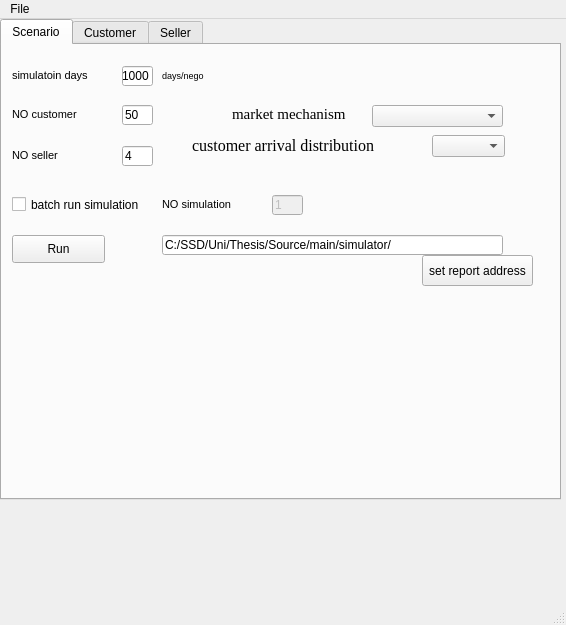
<?xml version="1.0" encoding="UTF-8"?>
<ui version="4.0">
 <class>MainWindow</class>
 <widget class="QMainWindow" name="MainWindow">
  <property name="geometry">
   <rect>
    <x>0</x>
    <y>0</y>
    <width>566</width>
    <height>625</height>
   </rect>
  </property>
  <property name="windowTitle">
   <string>RM Simulator</string>
  </property>
  <widget class="QWidget" name="centralwidget">
   <widget class="QTabWidget" name="tabWidget">
    <property name="geometry">
     <rect>
      <x>0</x>
      <y>0</y>
      <width>561</width>
      <height>481</height>
     </rect>
    </property>
    <property name="currentIndex">
     <number>0</number>
    </property>
    <widget class="QWidget" name="tab">
     <attribute name="title">
      <string>Scenario</string>
     </attribute>
     <widget class="QLabel" name="label_23">
      <property name="geometry">
       <rect>
        <x>10</x>
        <y>20</y>
        <width>101</width>
        <height>21</height>
       </rect>
      </property>
      <property name="font">
       <font>
        <pointsize>8</pointsize>
       </font>
      </property>
      <property name="text">
       <string>simulatoin days</string>
      </property>
     </widget>
     <widget class="QLineEdit" name="lineEdit_simdays">
      <property name="geometry">
       <rect>
        <x>120</x>
        <y>21</y>
        <width>31</width>
        <height>20</height>
       </rect>
      </property>
      <property name="text">
       <string>1000</string>
      </property>
     </widget>
     <widget class="QLabel" name="label_42">
      <property name="geometry">
       <rect>
        <x>160</x>
        <y>20</y>
        <width>61</width>
        <height>20</height>
       </rect>
      </property>
      <property name="font">
       <font>
        <pointsize>7</pointsize>
       </font>
      </property>
      <property name="text">
       <string>days/nego</string>
      </property>
     </widget>
     <widget class="QLineEdit" name="lineEdit_customerNo">
      <property name="geometry">
       <rect>
        <x>120</x>
        <y>60</y>
        <width>31</width>
        <height>20</height>
       </rect>
      </property>
      <property name="text">
       <string>50</string>
      </property>
     </widget>
     <widget class="QLabel" name="label_43">
      <property name="geometry">
       <rect>
        <x>10</x>
        <y>59</y>
        <width>101</width>
        <height>21</height>
       </rect>
      </property>
      <property name="font">
       <font>
        <pointsize>8</pointsize>
       </font>
      </property>
      <property name="text">
       <string>NO customer</string>
      </property>
     </widget>
     <widget class="QLineEdit" name="lineEdit_simNo">
      <property name="enabled">
       <bool>false</bool>
      </property>
      <property name="geometry">
       <rect>
        <x>270</x>
        <y>150</y>
        <width>31</width>
        <height>20</height>
       </rect>
      </property>
      <property name="text">
       <string>1</string>
      </property>
      <property name="readOnly">
       <bool>false</bool>
      </property>
     </widget>
     <widget class="QLabel" name="label_44">
      <property name="geometry">
       <rect>
        <x>160</x>
        <y>149</y>
        <width>101</width>
        <height>21</height>
       </rect>
      </property>
      <property name="font">
       <font>
        <pointsize>8</pointsize>
       </font>
      </property>
      <property name="text">
       <string>NO simulation</string>
      </property>
     </widget>
     <widget class="QLineEdit" name="lineEdit_sellerNo">
      <property name="geometry">
       <rect>
        <x>120</x>
        <y>101</y>
        <width>31</width>
        <height>20</height>
       </rect>
      </property>
      <property name="text">
       <string>4</string>
      </property>
     </widget>
     <widget class="QLabel" name="label_45">
      <property name="geometry">
       <rect>
        <x>10</x>
        <y>100</y>
        <width>101</width>
        <height>21</height>
       </rect>
      </property>
      <property name="font">
       <font>
        <pointsize>8</pointsize>
       </font>
      </property>
      <property name="text">
       <string>NO seller</string>
      </property>
     </widget>
     <widget class="QComboBox" name="comboBox_14">
      <property name="geometry">
       <rect>
        <x>370</x>
        <y>60</y>
        <width>131</width>
        <height>22</height>
       </rect>
      </property>
     </widget>
     <widget class="QLabel" name="label_47">
      <property name="geometry">
       <rect>
        <x>230</x>
        <y>53</y>
        <width>121</width>
        <height>31</height>
       </rect>
      </property>
      <property name="font">
       <font>
        <family>Times New Roman</family>
        <pointsize>11</pointsize>
        <weight>50</weight>
        <bold>false</bold>
       </font>
      </property>
      <property name="text">
       <string>market mechanism</string>
      </property>
     </widget>
     <widget class="QPushButton" name="button_Run">
      <property name="geometry">
       <rect>
        <x>10</x>
        <y>190</y>
        <width>93</width>
        <height>28</height>
       </rect>
      </property>
      <property name="text">
       <string>Run</string>
      </property>
     </widget>
     <widget class="QPushButton" name="pushButton_reportaddress">
      <property name="geometry">
       <rect>
        <x>420</x>
        <y>210</y>
        <width>111</width>
        <height>31</height>
       </rect>
      </property>
      <property name="text">
       <string>set report address</string>
      </property>
     </widget>
     <widget class="QLineEdit" name="lineEdit_reportAddress">
      <property name="geometry">
       <rect>
        <x>160</x>
        <y>190</y>
        <width>341</width>
        <height>20</height>
       </rect>
      </property>
      <property name="text">
       <string>C:/SSD/Uni/Thesis/Source/main/simulator/</string>
      </property>
     </widget>
     <widget class="QLabel" name="label_2">
      <property name="geometry">
       <rect>
        <x>190</x>
        <y>90</y>
        <width>221</width>
        <height>21</height>
       </rect>
      </property>
      <property name="font">
       <font>
        <family>Times New Roman</family>
        <pointsize>12</pointsize>
        <weight>50</weight>
        <bold>false</bold>
       </font>
      </property>
      <property name="text">
       <string>customer arrival distribution</string>
      </property>
     </widget>
     <widget class="QComboBox" name="comboBox_2">
      <property name="geometry">
       <rect>
        <x>430</x>
        <y>90</y>
        <width>73</width>
        <height>22</height>
       </rect>
      </property>
      <property name="insertPolicy">
       <enum>QComboBox::InsertAtTop</enum>
      </property>
     </widget>
     <widget class="QLabel" name="label_50">
      <property name="geometry">
       <rect>
        <x>10</x>
        <y>140</y>
        <width>131</width>
        <height>21</height>
       </rect>
      </property>
      <property name="font">
       <font>
        <pointsize>8</pointsize>
       </font>
      </property>
      <property name="text">
       <string/>
      </property>
     </widget>
     <widget class="QCheckBox" name="checkbox_batchsimulation">
      <property name="geometry">
       <rect>
        <x>10</x>
        <y>144</y>
        <width>141</width>
        <height>31</height>
       </rect>
      </property>
      <property name="text">
       <string>batch run simulation</string>
      </property>
     </widget>
    </widget>
    <widget class="QWidget" name="customer_tab">
     <property name="toolTip">
      <string/>
     </property>
     <property name="toolTipDuration">
      <number>-1</number>
     </property>
     <property name="statusTip">
      <string/>
     </property>
     <attribute name="title">
      <string>Customer</string>
     </attribute>
     <widget class="QComboBox" name="comboBox_customertypes">
      <property name="geometry">
       <rect>
        <x>180</x>
        <y>90</y>
        <width>141</width>
        <height>22</height>
       </rect>
      </property>
      <property name="editable">
       <bool>true</bool>
      </property>
     </widget>
     <widget class="QLabel" name="label">
      <property name="geometry">
       <rect>
        <x>10</x>
        <y>50</y>
        <width>141</width>
        <height>31</height>
       </rect>
      </property>
      <property name="font">
       <font>
        <pointsize>11</pointsize>
       </font>
      </property>
      <property name="text">
       <string>customer type</string>
      </property>
     </widget>
     <widget class="QFrame" name="frame">
      <property name="geometry">
       <rect>
        <x>10</x>
        <y>170</y>
        <width>531</width>
        <height>301</height>
       </rect>
      </property>
      <property name="frameShape">
       <enum>QFrame::StyledPanel</enum>
      </property>
      <property name="frameShadow">
       <enum>QFrame::Raised</enum>
      </property>
      <widget class="QLabel" name="label_5">
       <property name="geometry">
        <rect>
         <x>90</x>
         <y>40</y>
         <width>81</width>
         <height>31</height>
        </rect>
       </property>
       <property name="text">
        <string>preference list</string>
       </property>
      </widget>
      <widget class="QListWidget" name="listWidget_sellerpreferencelist">
       <property name="geometry">
        <rect>
         <x>150</x>
         <y>100</y>
         <width>121</width>
         <height>131</height>
        </rect>
       </property>
       <property name="dragEnabled">
        <bool>true</bool>
       </property>
       <property name="dragDropOverwriteMode">
        <bool>false</bool>
       </property>
       <property name="dragDropMode">
        <enum>QAbstractItemView::DragDrop</enum>
       </property>
       <property name="defaultDropAction">
        <enum>Qt::MoveAction</enum>
       </property>
       <property name="movement">
        <enum>QListView::Free</enum>
       </property>
       <property name="isWrapping" stdset="0">
        <bool>false</bool>
       </property>
       <property name="modelColumn">
        <number>0</number>
       </property>
       <property name="sortingEnabled">
        <bool>false</bool>
       </property>
       <item>
        <property name="text">
         <string>1</string>
        </property>
        <property name="flags">
         <set>ItemIsSelectable|ItemIsEditable|ItemIsDragEnabled|ItemIsUserCheckable|ItemIsEnabled</set>
        </property>
       </item>
       <item>
        <property name="text">
         <string>2</string>
        </property>
        <property name="flags">
         <set>ItemIsSelectable|ItemIsEditable|ItemIsDragEnabled|ItemIsUserCheckable|ItemIsEnabled</set>
        </property>
       </item>
       <item>
        <property name="text">
         <string>3</string>
        </property>
        <property name="flags">
         <set>ItemIsSelectable|ItemIsEditable|ItemIsDragEnabled|ItemIsUserCheckable|ItemIsEnabled</set>
        </property>
       </item>
       <item>
        <property name="text">
         <string>New Item</string>
        </property>
       </item>
      </widget>
      <widget class="QLabel" name="label_8">
       <property name="geometry">
        <rect>
         <x>20</x>
         <y>60</y>
         <width>41</width>
         <height>31</height>
        </rect>
       </property>
       <property name="text">
        <string>product</string>
       </property>
      </widget>
      <widget class="QLabel" name="label_9">
       <property name="geometry">
        <rect>
         <x>200</x>
         <y>60</y>
         <width>31</width>
         <height>31</height>
        </rect>
       </property>
       <property name="text">
        <string>seller</string>
       </property>
      </widget>
      <widget class="QCheckBox" name="checkBox">
       <property name="geometry">
        <rect>
         <x>390</x>
         <y>30</y>
         <width>74</width>
         <height>17</height>
        </rect>
       </property>
       <property name="text">
        <string>force buy</string>
       </property>
      </widget>
      <widget class="QLineEdit" name="lineEdit_5">
       <property name="geometry">
        <rect>
         <x>430</x>
         <y>90</y>
         <width>71</width>
         <height>20</height>
        </rect>
       </property>
      </widget>
      <widget class="QLabel" name="label_22">
       <property name="geometry">
        <rect>
         <x>330</x>
         <y>90</y>
         <width>81</width>
         <height>20</height>
        </rect>
       </property>
       <property name="font">
        <font>
         <pointsize>7</pointsize>
        </font>
       </property>
       <property name="text">
        <string>price variance</string>
       </property>
      </widget>
      <widget class="QLineEdit" name="lineEdit_percentofall">
       <property name="geometry">
        <rect>
         <x>80</x>
         <y>20</y>
         <width>71</width>
         <height>20</height>
        </rect>
       </property>
      </widget>
      <widget class="QLabel" name="label_46">
       <property name="geometry">
        <rect>
         <x>20</x>
         <y>20</y>
         <width>51</width>
         <height>20</height>
        </rect>
       </property>
       <property name="font">
        <font>
         <pointsize>7</pointsize>
        </font>
       </property>
       <property name="text">
        <string>% of all</string>
       </property>
      </widget>
      <widget class="QLabel" name="label_19">
       <property name="geometry">
        <rect>
         <x>300</x>
         <y>180</y>
         <width>91</width>
         <height>21</height>
        </rect>
       </property>
       <property name="font">
        <font>
         <pointsize>9</pointsize>
        </font>
       </property>
       <property name="text">
        <string>budget/price</string>
       </property>
      </widget>
      <widget class="QLabel" name="label_21">
       <property name="geometry">
        <rect>
         <x>390</x>
         <y>200</y>
         <width>21</width>
         <height>20</height>
        </rect>
       </property>
       <property name="font">
        <font>
         <pointsize>7</pointsize>
        </font>
       </property>
       <property name="text">
        <string>min</string>
       </property>
      </widget>
      <widget class="QLineEdit" name="lineEdit_3">
       <property name="geometry">
        <rect>
         <x>430</x>
         <y>170</y>
         <width>71</width>
         <height>20</height>
        </rect>
       </property>
      </widget>
      <widget class="QLineEdit" name="lineEdit_4">
       <property name="geometry">
        <rect>
         <x>430</x>
         <y>200</y>
         <width>71</width>
         <height>20</height>
        </rect>
       </property>
      </widget>
      <widget class="QLabel" name="label_20">
       <property name="geometry">
        <rect>
         <x>390</x>
         <y>170</y>
         <width>31</width>
         <height>20</height>
        </rect>
       </property>
       <property name="font">
        <font>
         <pointsize>7</pointsize>
        </font>
       </property>
       <property name="text">
        <string>max</string>
       </property>
      </widget>
      <widget class="QPushButton" name="button_pr_preferencelist">
       <property name="geometry">
        <rect>
         <x>120</x>
         <y>80</y>
         <width>21</width>
         <height>21</height>
        </rect>
       </property>
       <property name="text">
        <string>+</string>
       </property>
      </widget>
      <widget class="QPushButton" name="button_seller_preferencelist">
       <property name="geometry">
        <rect>
         <x>250</x>
         <y>80</y>
         <width>21</width>
         <height>21</height>
        </rect>
       </property>
       <property name="text">
        <string>+</string>
       </property>
      </widget>
      <widget class="QTreeWidget" name="treeWidget_productpreference">
       <property name="geometry">
        <rect>
         <x>0</x>
         <y>100</y>
         <width>141</width>
         <height>131</height>
        </rect>
       </property>
       <property name="dragEnabled">
        <bool>true</bool>
       </property>
       <property name="dragDropOverwriteMode">
        <bool>false</bool>
       </property>
       <property name="dragDropMode">
        <enum>QAbstractItemView::InternalMove</enum>
       </property>
       <property name="defaultDropAction">
        <enum>Qt::MoveAction</enum>
       </property>
       <property name="rootIsDecorated">
        <bool>false</bool>
       </property>
       <property name="sortingEnabled">
        <bool>false</bool>
       </property>
       <property name="columnCount">
        <number>2</number>
       </property>
       <column>
        <property name="text">
         <string>product name</string>
        </property>
       </column>
       <column>
        <property name="text">
         <string>max budget</string>
        </property>
       </column>
       <item>
        <property name="text">
         <string>p1</string>
        </property>
        <property name="text">
         <string>120</string>
        </property>
       </item>
       <item>
        <property name="text">
         <string>p2</string>
        </property>
        <property name="text">
         <string>200</string>
        </property>
       </item>
       <item>
        <property name="text">
         <string>p3</string>
        </property>
        <property name="text">
         <string>300</string>
        </property>
       </item>
       <item>
        <property name="text">
         <string>p4</string>
        </property>
        <property name="text">
         <string>380</string>
        </property>
       </item>
      </widget>
      <widget class="QLineEdit" name="lineEdit_sellerfile">
       <property name="geometry">
        <rect>
         <x>150</x>
         <y>260</y>
         <width>113</width>
         <height>20</height>
        </rect>
       </property>
      </widget>
      <widget class="QLineEdit" name="lineEdit_productlistfile">
       <property name="geometry">
        <rect>
         <x>0</x>
         <y>260</y>
         <width>113</width>
         <height>20</height>
        </rect>
       </property>
      </widget>
      <widget class="QCheckBox" name="checkBox_productlistfile">
       <property name="geometry">
        <rect>
         <x>10</x>
         <y>237</y>
         <width>71</width>
         <height>20</height>
        </rect>
       </property>
       <property name="text">
        <string>product file</string>
       </property>
      </widget>
      <widget class="QPushButton" name="button_product_listfile">
       <property name="enabled">
        <bool>false</bool>
       </property>
       <property name="geometry">
        <rect>
         <x>89</x>
         <y>239</y>
         <width>21</width>
         <height>21</height>
        </rect>
       </property>
       <property name="text">
        <string>+</string>
       </property>
      </widget>
      <widget class="QPushButton" name="button_seller_listfile">
       <property name="enabled">
        <bool>false</bool>
       </property>
       <property name="geometry">
        <rect>
         <x>230</x>
         <y>240</y>
         <width>21</width>
         <height>21</height>
        </rect>
       </property>
       <property name="text">
        <string>+</string>
       </property>
      </widget>
      <widget class="QCheckBox" name="checkBox_sellerlistfile">
       <property name="geometry">
        <rect>
         <x>151</x>
         <y>241</y>
         <width>70</width>
         <height>17</height>
        </rect>
       </property>
       <property name="text">
        <string>seller file</string>
       </property>
      </widget>
     </widget>
     <widget class="QPushButton" name="pushButton">
      <property name="geometry">
       <rect>
        <x>10</x>
        <y>90</y>
        <width>61</width>
        <height>31</height>
       </rect>
      </property>
      <property name="text">
       <string>new </string>
      </property>
     </widget>
     <widget class="QPushButton" name="pushButton_3">
      <property name="geometry">
       <rect>
        <x>350</x>
        <y>90</y>
        <width>61</width>
        <height>31</height>
       </rect>
      </property>
      <property name="text">
       <string>delete </string>
      </property>
     </widget>
     <widget class="QPushButton" name="button_savecustomertype">
      <property name="geometry">
       <rect>
        <x>420</x>
        <y>90</y>
        <width>71</width>
        <height>31</height>
       </rect>
      </property>
      <property name="text">
       <string>save</string>
      </property>
     </widget>
     <widget class="QPushButton" name="button_loadcustomertype">
      <property name="geometry">
       <rect>
        <x>90</x>
        <y>90</y>
        <width>71</width>
        <height>31</height>
       </rect>
      </property>
      <property name="text">
       <string>load</string>
      </property>
     </widget>
     <widget class="QLineEdit" name="lineEdit_lifetime">
      <property name="geometry">
       <rect>
        <x>70</x>
        <y>22</y>
        <width>31</width>
        <height>20</height>
       </rect>
      </property>
      <property name="text">
       <string>3</string>
      </property>
     </widget>
     <widget class="QLabel" name="label_10">
      <property name="geometry">
       <rect>
        <x>10</x>
        <y>20</y>
        <width>51</width>
        <height>21</height>
       </rect>
      </property>
      <property name="font">
       <font>
        <pointsize>9</pointsize>
       </font>
      </property>
      <property name="text">
       <string>life time</string>
      </property>
     </widget>
     <widget class="QLabel" name="label_11">
      <property name="geometry">
       <rect>
        <x>110</x>
        <y>21</y>
        <width>61</width>
        <height>20</height>
       </rect>
      </property>
      <property name="font">
       <font>
        <pointsize>7</pointsize>
       </font>
      </property>
      <property name="text">
       <string>days/nego</string>
      </property>
     </widget>
    </widget>
    <widget class="QWidget" name="seller_tab">
     <attribute name="title">
      <string>Seller</string>
     </attribute>
     <widget class="QPushButton" name="button_removeseller">
      <property name="geometry">
       <rect>
        <x>290</x>
        <y>70</y>
        <width>61</width>
        <height>31</height>
       </rect>
      </property>
      <property name="text">
       <string>delete </string>
      </property>
     </widget>
     <widget class="QPushButton" name="button_newseller">
      <property name="geometry">
       <rect>
        <x>10</x>
        <y>70</y>
        <width>61</width>
        <height>31</height>
       </rect>
      </property>
      <property name="text">
       <string>new </string>
      </property>
     </widget>
     <widget class="QLabel" name="label_24">
      <property name="geometry">
       <rect>
        <x>10</x>
        <y>110</y>
        <width>141</width>
        <height>31</height>
       </rect>
      </property>
      <property name="font">
       <font>
        <pointsize>11</pointsize>
       </font>
      </property>
      <property name="text">
       <string>strategy</string>
      </property>
     </widget>
     <widget class="QPushButton" name="button_loadseller">
      <property name="geometry">
       <rect>
        <x>80</x>
        <y>70</y>
        <width>71</width>
        <height>31</height>
       </rect>
      </property>
      <property name="text">
       <string>load</string>
      </property>
     </widget>
     <widget class="QComboBox" name="combo_strategy">
      <property name="geometry">
       <rect>
        <x>240</x>
        <y>40</y>
        <width>141</width>
        <height>22</height>
       </rect>
      </property>
     </widget>
     <widget class="QPushButton" name="button_saveseller">
      <property name="geometry">
       <rect>
        <x>360</x>
        <y>70</y>
        <width>71</width>
        <height>31</height>
       </rect>
      </property>
      <property name="text">
       <string>save</string>
      </property>
     </widget>
     <widget class="QFrame" name="frame_4">
      <property name="geometry">
       <rect>
        <x>10</x>
        <y>140</y>
        <width>421</width>
        <height>101</height>
       </rect>
      </property>
      <property name="frameShape">
       <enum>QFrame::StyledPanel</enum>
      </property>
      <property name="frameShadow">
       <enum>QFrame::Raised</enum>
      </property>
      <widget class="QLineEdit" name="lineEdit_15">
       <property name="geometry">
        <rect>
         <x>120</x>
         <y>20</y>
         <width>31</width>
         <height>20</height>
        </rect>
       </property>
      </widget>
      <widget class="QLabel" name="label_48">
       <property name="geometry">
        <rect>
         <x>10</x>
         <y>19</y>
         <width>101</width>
         <height>21</height>
        </rect>
       </property>
       <property name="font">
        <font>
         <pointsize>8</pointsize>
        </font>
       </property>
       <property name="text">
        <string>NO product</string>
       </property>
      </widget>
      <widget class="QLabel" name="label_49">
       <property name="geometry">
        <rect>
         <x>10</x>
         <y>60</y>
         <width>101</width>
         <height>21</height>
        </rect>
       </property>
       <property name="font">
        <font>
         <pointsize>8</pointsize>
        </font>
       </property>
       <property name="text">
        <string>shop capasity</string>
       </property>
      </widget>
      <widget class="QLineEdit" name="lineEdit_shopcapacity">
       <property name="geometry">
        <rect>
         <x>120</x>
         <y>61</y>
         <width>31</width>
         <height>20</height>
        </rect>
       </property>
      </widget>
      <widget class="QLabel" name="label_51">
       <property name="geometry">
        <rect>
         <x>270</x>
         <y>20</y>
         <width>51</width>
         <height>20</height>
        </rect>
       </property>
       <property name="font">
        <font>
         <pointsize>7</pointsize>
        </font>
       </property>
       <property name="text">
        <string>% of all</string>
       </property>
      </widget>
      <widget class="QLineEdit" name="lineEdit_sellerpercentofall">
       <property name="geometry">
        <rect>
         <x>330</x>
         <y>20</y>
         <width>71</width>
         <height>20</height>
        </rect>
       </property>
      </widget>
     </widget>
     <widget class="QComboBox" name="combo_seller">
      <property name="geometry">
       <rect>
        <x>80</x>
        <y>40</y>
        <width>141</width>
        <height>22</height>
       </rect>
      </property>
     </widget>
     <widget class="QLabel" name="label_25">
      <property name="geometry">
       <rect>
        <x>130</x>
        <y>10</y>
        <width>41</width>
        <height>21</height>
       </rect>
      </property>
      <property name="text">
       <string>seller</string>
      </property>
     </widget>
     <widget class="QLabel" name="label_26">
      <property name="geometry">
       <rect>
        <x>290</x>
        <y>10</y>
        <width>41</width>
        <height>21</height>
       </rect>
      </property>
      <property name="text">
       <string>strategy</string>
      </property>
     </widget>
     <widget class="QPushButton" name="button_setseller">
      <property name="geometry">
       <rect>
        <x>180</x>
        <y>70</y>
        <width>71</width>
        <height>31</height>
       </rect>
      </property>
      <property name="text">
       <string>set</string>
      </property>
     </widget>
     <widget class="QPushButton" name="button_setinventory">
      <property name="geometry">
       <rect>
        <x>370</x>
        <y>250</y>
        <width>111</width>
        <height>31</height>
       </rect>
      </property>
      <property name="text">
       <string>load inventory</string>
      </property>
     </widget>
     <widget class="QLineEdit" name="lineEdit_inventoryaddress">
      <property name="geometry">
       <rect>
        <x>10</x>
        <y>260</y>
        <width>341</width>
        <height>20</height>
       </rect>
      </property>
      <property name="text">
       <string>C:/SSD/Uni/Thesis/Source/main/simulator/sellers</string>
      </property>
     </widget>
     <widget class="QLabel" name="label_27">
      <property name="geometry">
       <rect>
        <x>10</x>
        <y>240</y>
        <width>81</width>
        <height>21</height>
       </rect>
      </property>
      <property name="text">
       <string>inventory</string>
      </property>
     </widget>
    </widget>
   </widget>
  </widget>
  <widget class="QMenuBar" name="menubar">
   <property name="geometry">
    <rect>
     <x>0</x>
     <y>0</y>
     <width>566</width>
     <height>21</height>
    </rect>
   </property>
   <widget class="QMenu" name="menuFile">
    <property name="title">
     <string>File</string>
    </property>
    <widget class="QMenu" name="menuSave">
     <property name="title">
      <string>Save </string>
     </property>
     <addaction name="actionsave_seller_config"/>
     <addaction name="actionsave_strategy"/>
    </widget>
    <addaction name="actionNew"/>
    <addaction name="actionOpen"/>
    <addaction name="menuSave"/>
    <addaction name="separator"/>
    <addaction name="actionExit"/>
   </widget>
   <addaction name="menuFile"/>
  </widget>
  <widget class="QStatusBar" name="statusbar"/>
  <action name="actionNew">
   <property name="text">
    <string>New</string>
   </property>
  </action>
  <action name="actionOpen">
   <property name="text">
    <string>Open</string>
   </property>
  </action>
  <action name="actionExit">
   <property name="text">
    <string>Exit</string>
   </property>
  </action>
  <action name="actionsave_seller_config">
   <property name="text">
    <string>save seller config</string>
   </property>
  </action>
  <action name="actionsave_strategy">
   <property name="text">
    <string>save strategy</string>
   </property>
  </action>
 </widget>
 <resources/>
 <connections/>
</ui>
